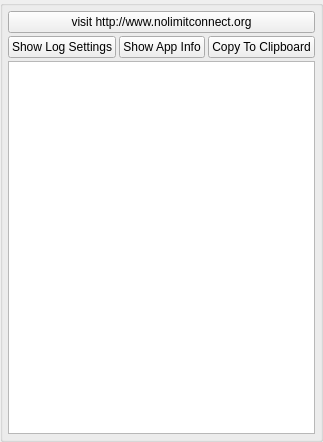
<?xml version="1.0" encoding="UTF-8"?>
<ui version="4.0">
 <class>AppletLogUi</class>
 <widget class="QWidget" name="AppletLogUi">
  <property name="geometry">
   <rect>
    <x>0</x>
    <y>0</y>
    <width>305</width>
    <height>442</height>
   </rect>
  </property>
  <property name="sizePolicy">
   <sizepolicy hsizetype="Expanding" vsizetype="Expanding">
    <horstretch>0</horstretch>
    <verstretch>0</verstretch>
   </sizepolicy>
  </property>
  <property name="minimumSize">
   <size>
    <width>0</width>
    <height>0</height>
   </size>
  </property>
  <property name="maximumSize">
   <size>
    <width>16777215</width>
    <height>16777215</height>
   </size>
  </property>
  <property name="windowTitle">
   <string>Application Log</string>
  </property>
  <layout class="QVBoxLayout" name="verticalLayout">
   <property name="spacing">
    <number>0</number>
   </property>
   <property name="leftMargin">
    <number>0</number>
   </property>
   <property name="topMargin">
    <number>0</number>
   </property>
   <property name="rightMargin">
    <number>0</number>
   </property>
   <property name="bottomMargin">
    <number>0</number>
   </property>
   <item>
    <widget class="QGroupBox" name="StyledDlgItemsBox">
     <property name="sizePolicy">
      <sizepolicy hsizetype="Expanding" vsizetype="Expanding">
       <horstretch>0</horstretch>
       <verstretch>0</verstretch>
      </sizepolicy>
     </property>
     <property name="minimumSize">
      <size>
       <width>0</width>
       <height>0</height>
      </size>
     </property>
     <property name="title">
      <string/>
     </property>
     <layout class="QVBoxLayout" name="verticalLayout_2">
      <property name="spacing">
       <number>3</number>
      </property>
      <property name="leftMargin">
       <number>5</number>
      </property>
      <property name="topMargin">
       <number>5</number>
      </property>
      <property name="rightMargin">
       <number>5</number>
      </property>
      <property name="bottomMargin">
       <number>5</number>
      </property>
      <item>
       <widget class="QPushButton" name="gotoWebsiteButton">
        <property name="sizePolicy">
         <sizepolicy hsizetype="Minimum" vsizetype="Preferred">
          <horstretch>0</horstretch>
          <verstretch>0</verstretch>
         </sizepolicy>
        </property>
        <property name="text">
         <string>visit http://www.nolimitconnect.org</string>
        </property>
       </widget>
      </item>
      <item>
       <layout class="QHBoxLayout" name="horizontalLayout">
        <item>
         <widget class="QPushButton" name="m_LogSettingsButton">
          <property name="text">
           <string>Show Log Settings</string>
          </property>
         </widget>
        </item>
        <item>
         <widget class="QPushButton" name="pushButton">
          <property name="text">
           <string>Show App Info</string>
          </property>
         </widget>
        </item>
        <item>
         <widget class="QPushButton" name="m_CopyToClipboardButton">
          <property name="text">
           <string>Copy To Clipboard</string>
          </property>
         </widget>
        </item>
       </layout>
      </item>
      <item>
       <widget class="QPlainTextEdit" name="m_LogPlainTextEdit"/>
      </item>
     </layout>
    </widget>
   </item>
  </layout>
 </widget>
 <resources/>
 <connections/>
</ui>
